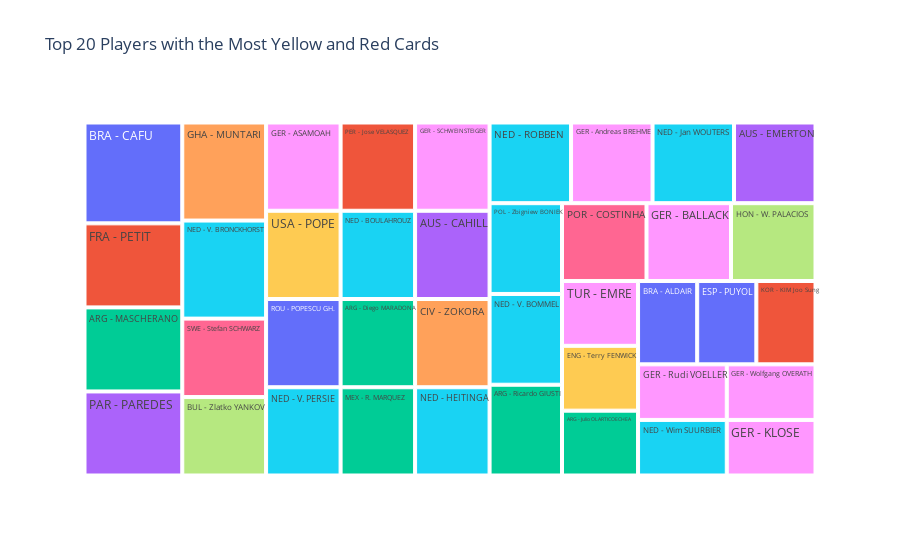

This figure's notebook cell:
### Code cell
# Treeplot for top 20 players with most cards
player_cards = df_players.groupby('Player Name').agg(
    {'YellowCards': 'sum', 'Team Initials': 'first'}).reset_index()

# Sort the players by the total number of cards
player_cards.sort_values(
    by=['YellowCards'], ascending=False, inplace=True)

# Select the top 20 players
top_players = player_cards.head(40)

# Assign a random color to each team
color_palette = plotly.colors.qualitative.Plotly

# Create the color mapping dictionary for teams and colors
team_colors = {team: color_palette[i % len(color_palette)] for i, team in enumerate(top_players['Team Initials'].unique())}

# Create the TreeMap
fig = go.Figure(go.Treemap(
    labels=top_players['Team Initials'] + ' - ' + top_players['Player Name'],
    parents=[''] * len(top_players),
    values=top_players['YellowCards'] ,
    customdata=top_players[['YellowCards']],
    hovertemplate='<b>Player:</b> %{label}<br>'
                  'Yellow Cards: %{customdata[0]}<br>'
                  ,
    marker=dict(colors=[team_colors[team] for team in top_players['Team Initials']])
))

# Set the layout and title
fig.update_layout(
    title='Top 20 Players with the Most Yellow and Red Cards',
)

# Show the plot
fig.show()

### Figure 1 — Plotly figure (JSON) as saved in the notebook; plotly's stock layout.template omitted (floating-point values rounded to 4 significant figures)
{"data": [{"customdata": [[6], [5], [5], [5], [5], [5], [4], [4], [4], [4], [4], [4], [4], [4], [4], [4], [4], [4], [4], [4], [4], [4], [4], [4], [4], [4], [4], [4], [4], [4], [3], [3], [3], [3], [3], [3], [3], [3], [3], [3]], "hovertemplate": "<b>Player:</b> %{label}<br>Yellow Cards: %{customdata[0]}<br>", "labels": ["BRA - CAFU", "FRA - PETIT", "ARG - MASCHERANO", "PAR - PAREDES", "GHA - MUNTARI", "NED - V. BRONCKHORST", "SWE - Stefan SCHWARZ", "BUL - Zlatko YANKOV", "GER - ASAMOAH", "USA - POPE", "ROU - POPESCU GH.", "NED - V. PERSIE", "PER - Jose VELASQUEZ", "NED - BOULAHROUZ", "ARG - Diego MARADONA", "MEX - R. MARQUEZ", "GER - SCHWEINSTEIGER", "AUS - CAHILL", "CIV - ZOKORA", "NED - HEITINGA", "NED - ROBBEN", "GER - Andreas BREHME", "NED - Jan WOUTERS", "AUS - EMERTON", "POL - Zbigniew BONIEK", "NED - V. BOMMEL", "ARG - Ricardo GIUSTI", "POR - COSTINHA", "GER - BALLACK", "HON - W. PALACIOS", "TUR - EMRE", "ENG - Terry FENWICK", "ARG - Julio OLARTICOECHEA", "BRA - ALDAIR", "ESP - PUYOL", "KOR - KIM Joo Sung", "GER - Rudi VOELLER", "NED - Wim SUURBIER", "GER - Wolfgang OVERATH", "GER - KLOSE"], "marker": {"colors": ["#636EFA", "#EF553B", "#00CC96", "#AB63FA", "#FFA15A", "#19D3F3", "#FF6692", "#B6E880", "#FF97FF", "#FECB52", "#636EFA", "#19D3F3", "#EF553B", "#19D3F3", "#00CC96", "#00CC96", "#FF97FF", "#AB63FA", "#FFA15A", "#19D3F3", "#19D3F3", "#FF97FF", "#19D3F3", "#AB63FA", "#19D3F3", "#19D3F3", "#00CC96", "#FF6692", "#FF97FF", "#B6E880", "#FF97FF", "#FECB52", "#00CC96", "#636EFA", "#636EFA", "#EF553B", "#FF97FF", "#19D3F3", "#FF97FF", "#FF97FF"]}, "parents": ["", "", "", "", "", "", "", "", "", "", "", "", "", "", "", "", "", "", "", "", "", "", "", "", "", "", "", "", "", "", "", "", "", "", "", "", "", "", "", ""], "type": "treemap", "values": [6, 5, 5, 5, 5, 5, 4, 4, 4, 4, 4, 4, 4, 4, 4, 4, 4, 4, 4, 4, 4, 4, 4, 4, 4, 4, 4, 4, 4, 4, 3, 3, 3, 3, 3, 3, 3, 3, 3, 3]}], "layout": {"title": {"text": "Top 20 Players with the Most Yellow and Red Cards"}}}
